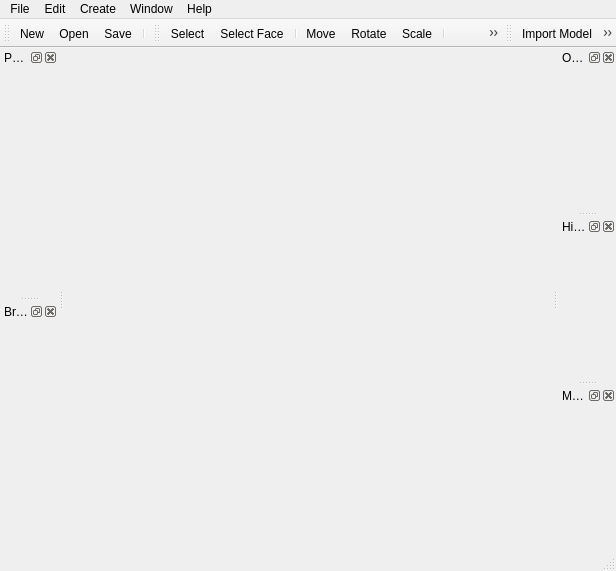
<?xml version="1.0" encoding="UTF-8"?>
<ui version="4.0">
 <class>MainWindow</class>
 <widget class="QMainWindow" name="MainWindow">
  <property name="geometry">
   <rect>
    <x>0</x>
    <y>0</y>
    <width>616</width>
    <height>571</height>
   </rect>
  </property>
  <property name="mouseTracking">
   <bool>true</bool>
  </property>
  <property name="focusPolicy">
   <enum>Qt::ClickFocus</enum>
  </property>
  <property name="windowTitle">
   <string>Paint3D</string>
  </property>
  <property name="windowIcon">
   <iconset resource="paint3d.qrc">
    <normaloff>:/paint3D/Resources/software.png</normaloff>:/paint3D/Resources/software.png</iconset>
  </property>
  <property name="documentMode">
   <bool>false</bool>
  </property>
  <property name="dockOptions">
   <set>QMainWindow::AllowTabbedDocks|QMainWindow::AnimatedDocks</set>
  </property>
  <widget class="GLViewWidget" name="viewWidget"/>
  <widget class="QMenuBar" name="menuBar">
   <property name="geometry">
    <rect>
     <x>0</x>
     <y>0</y>
     <width>616</width>
     <height>20</height>
    </rect>
   </property>
   <widget class="QMenu" name="menuFile">
    <property name="title">
     <string>File</string>
    </property>
    <addaction name="actionNew"/>
    <addaction name="actionOpen"/>
    <addaction name="actionSave"/>
    <addaction name="separator"/>
    <addaction name="actionImport"/>
   </widget>
   <widget class="QMenu" name="menuEdit">
    <property name="title">
     <string>Edit</string>
    </property>
    <addaction name="actionSelect"/>
    <addaction name="actionSelectFace"/>
    <addaction name="separator"/>
    <addaction name="actionMove"/>
    <addaction name="actionRotate"/>
    <addaction name="actionScale"/>
    <addaction name="separator"/>
    <addaction name="actionFocus"/>
    <addaction name="separator"/>
    <addaction name="actionPaint"/>
    <addaction name="separator"/>
   </widget>
   <widget class="QMenu" name="menuCreate">
    <property name="title">
     <string>Create</string>
    </property>
    <addaction name="actionImport"/>
    <addaction name="actionPlaneLocator"/>
   </widget>
   <widget class="QMenu" name="menuHelp">
    <property name="title">
     <string>Help</string>
    </property>
    <addaction name="actionAbout"/>
   </widget>
   <widget class="QMenu" name="menuWindow">
    <property name="title">
     <string>Window</string>
    </property>
   </widget>
   <addaction name="menuFile"/>
   <addaction name="menuEdit"/>
   <addaction name="menuCreate"/>
   <addaction name="menuWindow"/>
   <addaction name="menuHelp"/>
  </widget>
  <widget class="QStatusBar" name="statusBar"/>
  <widget class="QToolBar" name="fileToolBar">
   <property name="windowTitle">
    <string>toolBar</string>
   </property>
   <attribute name="toolBarArea">
    <enum>TopToolBarArea</enum>
   </attribute>
   <attribute name="toolBarBreak">
    <bool>false</bool>
   </attribute>
   <addaction name="actionNew"/>
   <addaction name="actionOpen"/>
   <addaction name="actionSave"/>
   <addaction name="separator"/>
  </widget>
  <widget class="QDockWidget" name="objectDocker">
   <property name="enabled">
    <bool>true</bool>
   </property>
   <property name="allowedAreas">
    <set>Qt::LeftDockWidgetArea|Qt::RightDockWidgetArea</set>
   </property>
   <property name="windowTitle">
    <string>Object</string>
   </property>
   <attribute name="dockWidgetArea">
    <number>2</number>
   </attribute>
   <widget class="ObjectTransformWidget" name="transformEditor">
    <property name="enabled">
     <bool>false</bool>
    </property>
   </widget>
  </widget>
  <widget class="QToolBar" name="manipulateToolBar">
   <property name="windowTitle">
    <string>toolBar_2</string>
   </property>
   <attribute name="toolBarArea">
    <enum>TopToolBarArea</enum>
   </attribute>
   <attribute name="toolBarBreak">
    <bool>false</bool>
   </attribute>
   <addaction name="actionSelect"/>
   <addaction name="actionSelectFace"/>
   <addaction name="separator"/>
   <addaction name="actionMove"/>
   <addaction name="actionRotate"/>
   <addaction name="actionScale"/>
   <addaction name="separator"/>
   <addaction name="actionFocus"/>
   <addaction name="separator"/>
   <addaction name="actionPaint"/>
  </widget>
  <widget class="QDockWidget" name="historyDocker">
   <property name="floating">
    <bool>false</bool>
   </property>
   <property name="allowedAreas">
    <set>Qt::LeftDockWidgetArea|Qt::RightDockWidgetArea</set>
   </property>
   <property name="windowTitle">
    <string>History</string>
   </property>
   <attribute name="dockWidgetArea">
    <number>2</number>
   </attribute>
   <widget class="HistoryWidget" name="historyEditor"/>
  </widget>
  <widget class="QDockWidget" name="layerDocker">
   <property name="allowedAreas">
    <set>Qt::LeftDockWidgetArea|Qt::RightDockWidgetArea</set>
   </property>
   <property name="windowTitle">
    <string>Material Layer</string>
   </property>
   <attribute name="dockWidgetArea">
    <number>2</number>
   </attribute>
   <widget class="MaterialLayerWidget" name="layerEditor"/>
  </widget>
  <widget class="QDockWidget" name="paintEditorDocker">
   <property name="enabled">
    <bool>true</bool>
   </property>
   <property name="allowedAreas">
    <set>Qt::AllDockWidgetAreas</set>
   </property>
   <property name="windowTitle">
    <string>Paint</string>
   </property>
   <attribute name="dockWidgetArea">
    <number>1</number>
   </attribute>
   <widget class="PaintSettingWidget" name="paintEditor">
    <property name="enabled">
     <bool>false</bool>
    </property>
   </widget>
  </widget>
  <widget class="QToolBar" name="createToolBar">
   <property name="windowTitle">
    <string>toolBar</string>
   </property>
   <attribute name="toolBarArea">
    <enum>TopToolBarArea</enum>
   </attribute>
   <attribute name="toolBarBreak">
    <bool>false</bool>
   </attribute>
   <addaction name="actionImport"/>
   <addaction name="actionPlaneLocator"/>
  </widget>
  <widget class="QDockWidget" name="brushEditorDocker">
   <property name="enabled">
    <bool>true</bool>
   </property>
   <property name="features">
    <set>QDockWidget::AllDockWidgetFeatures</set>
   </property>
   <property name="allowedAreas">
    <set>Qt::LeftDockWidgetArea|Qt::RightDockWidgetArea</set>
   </property>
   <property name="windowTitle">
    <string>Brush</string>
   </property>
   <attribute name="dockWidgetArea">
    <number>1</number>
   </attribute>
   <widget class="BrushSettingWidget" name="brushEditor"/>
  </widget>
  <action name="actionImport">
   <property name="icon">
    <iconset resource="paint3d.qrc">
     <normaloff>:/paint3D/Resources/import.png</normaloff>:/paint3D/Resources/import.png</iconset>
   </property>
   <property name="text">
    <string>Import Model</string>
   </property>
   <property name="toolTip">
    <string>Import a 3d Model</string>
   </property>
   <property name="shortcut">
    <string>Ctrl+I</string>
   </property>
  </action>
  <action name="actionNew">
   <property name="icon">
    <iconset resource="paint3d.qrc">
     <normaloff>:/paint3D/Resources/new.png</normaloff>:/paint3D/Resources/new.png</iconset>
   </property>
   <property name="text">
    <string>New</string>
   </property>
   <property name="toolTip">
    <string>Create a New File</string>
   </property>
   <property name="shortcut">
    <string>Ctrl+N</string>
   </property>
  </action>
  <action name="actionOpen">
   <property name="icon">
    <iconset resource="paint3d.qrc">
     <normaloff>:/paint3D/Resources/open.png</normaloff>:/paint3D/Resources/open.png</iconset>
   </property>
   <property name="text">
    <string>Open</string>
   </property>
   <property name="toolTip">
    <string>Open a File</string>
   </property>
   <property name="shortcut">
    <string>Ctrl+O</string>
   </property>
  </action>
  <action name="actionSave">
   <property name="icon">
    <iconset resource="paint3d.qrc">
     <normaloff>:/paint3D/Resources/save.png</normaloff>:/paint3D/Resources/save.png</iconset>
   </property>
   <property name="text">
    <string>Save</string>
   </property>
   <property name="toolTip">
    <string>Save File</string>
   </property>
   <property name="shortcut">
    <string>Ctrl+S</string>
   </property>
  </action>
  <action name="actionMove">
   <property name="checkable">
    <bool>true</bool>
   </property>
   <property name="icon">
    <iconset resource="paint3d.qrc">
     <normaloff>:/paint3D/Resources/move.png</normaloff>:/paint3D/Resources/move.png</iconset>
   </property>
   <property name="text">
    <string>Move</string>
   </property>
   <property name="toolTip">
    <string>Move Object</string>
   </property>
   <property name="shortcut">
    <string>W</string>
   </property>
  </action>
  <action name="actionRotate">
   <property name="checkable">
    <bool>true</bool>
   </property>
   <property name="icon">
    <iconset resource="paint3d.qrc">
     <normaloff>:/paint3D/Resources/rotate.png</normaloff>:/paint3D/Resources/rotate.png</iconset>
   </property>
   <property name="text">
    <string>Rotate</string>
   </property>
   <property name="toolTip">
    <string>Rotate Object</string>
   </property>
   <property name="shortcut">
    <string>E</string>
   </property>
  </action>
  <action name="actionScale">
   <property name="checkable">
    <bool>true</bool>
   </property>
   <property name="icon">
    <iconset resource="paint3d.qrc">
     <normaloff>:/paint3D/Resources/scale.png</normaloff>:/paint3D/Resources/scale.png</iconset>
   </property>
   <property name="text">
    <string>Scale</string>
   </property>
   <property name="toolTip">
    <string>Scale Object</string>
   </property>
   <property name="shortcut">
    <string>R</string>
   </property>
  </action>
  <action name="actionSelect">
   <property name="checkable">
    <bool>true</bool>
   </property>
   <property name="icon">
    <iconset resource="paint3d.qrc">
     <normaloff>:/paint3D/Resources/select.png</normaloff>:/paint3D/Resources/select.png</iconset>
   </property>
   <property name="text">
    <string>Select</string>
   </property>
   <property name="toolTip">
    <string>Select Object</string>
   </property>
   <property name="shortcut">
    <string>Q</string>
   </property>
  </action>
  <action name="actionFocus">
   <property name="icon">
    <iconset resource="paint3d.qrc">
     <normaloff>:/paint3D/Resources/focus.png</normaloff>:/paint3D/Resources/focus.png</iconset>
   </property>
   <property name="text">
    <string>Focus Model</string>
   </property>
   <property name="toolTip">
    <string>Focus Selected Model</string>
   </property>
   <property name="shortcut">
    <string>F</string>
   </property>
  </action>
  <action name="actionPaint">
   <property name="checkable">
    <bool>true</bool>
   </property>
   <property name="icon">
    <iconset resource="paint3d.qrc">
     <normaloff>:/paint3D/Resources/brush.png</normaloff>:/paint3D/Resources/brush.png</iconset>
   </property>
   <property name="text">
    <string>Paint</string>
   </property>
   <property name="toolTip">
    <string>Paint Model</string>
   </property>
   <property name="shortcut">
    <string>B</string>
   </property>
  </action>
  <action name="actionPlaneLocator">
   <property name="icon">
    <iconset resource="paint3d.qrc">
     <normaloff>:/paint3D/Resources/planeLocator .png</normaloff>:/paint3D/Resources/planeLocator .png</iconset>
   </property>
   <property name="text">
    <string>Create Plane Locator</string>
   </property>
   <property name="toolTip">
    <string>create a plane locator</string>
   </property>
  </action>
  <action name="actionSelectFace">
   <property name="checkable">
    <bool>true</bool>
   </property>
   <property name="icon">
    <iconset resource="paint3d.qrc">
     <normaloff>:/paint3D/Resources/selectFace.png</normaloff>:/paint3D/Resources/selectFace.png</iconset>
   </property>
   <property name="text">
    <string>Select Face</string>
   </property>
   <property name="toolTip">
    <string>Select Face</string>
   </property>
   <property name="shortcut">
    <string>A</string>
   </property>
  </action>
  <action name="actionAbout">
   <property name="text">
    <string>About...</string>
   </property>
  </action>
 </widget>
 <layoutdefault spacing="6" margin="11"/>
 <customwidgets>
  <customwidget>
   <class>GLViewWidget</class>
   <extends>QWidget</extends>
   <header>glviewwidget.h</header>
   <container>1</container>
  </customwidget>
  <customwidget>
   <class>BrushSettingWidget</class>
   <extends>QWidget</extends>
   <header>brushsettingwidget.h</header>
   <container>1</container>
  </customwidget>
  <customwidget>
   <class>HistoryWidget</class>
   <extends>QWidget</extends>
   <header location="global">historywidget.h</header>
   <container>1</container>
  </customwidget>
  <customwidget>
   <class>MaterialLayerWidget</class>
   <extends>QWidget</extends>
   <header>materiallayerwidget.h</header>
   <container>1</container>
  </customwidget>
  <customwidget>
   <class>PaintSettingWidget</class>
   <extends>QWidget</extends>
   <header location="global">paintsettingwidget.h</header>
   <container>1</container>
  </customwidget>
  <customwidget>
   <class>ObjectTransformWidget</class>
   <extends>QWidget</extends>
   <header>objecttransformwidget.h</header>
   <container>1</container>
  </customwidget>
 </customwidgets>
 <resources>
  <include location="paint3d.qrc"/>
 </resources>
 <connections/>
</ui>
